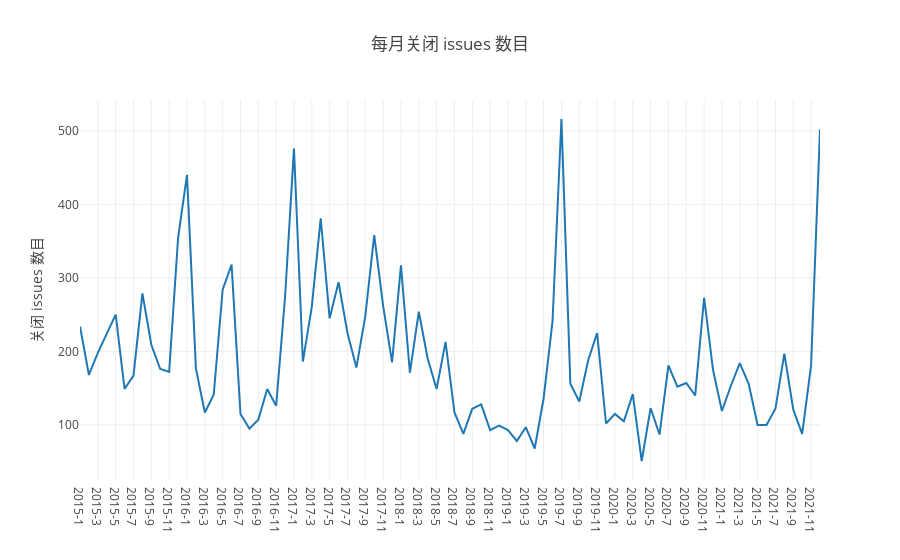

The notebook cell saved with this chart:
### Code cell
// 2.2 每月关闭 Issue 数
query(
    `
    select time, close_issues
    from 
    (select count(issue_id) as close_issues,
    concat(toString(toYear(created_at)),'-',toString(toMonth(created_at))) as time
    from github_log.events
    where repo_id=${my_repo_id} and type = 'IssuesEvent' and action in('closed')
    and toYear(created_at) >=${startYear} and toYear(created_at) <= ${endYear}
    group by toYear(created_at),toMonth(created_at)
    order by toYear(created_at),toMonth(created_at))
    `
    ).then(data => {
    //console.log(data)
    var close_issues = [], time = [], table = [];
    data.forEach(d=>{
     table.push({'时间':d.time, '每月关闭 issues 数':parseInt(d.close_issues)});
            close_issues.push(d.close_issues);
            time.push(d.time)
    }
    )
    console.table(table);
    openDigger.render.plotly([
        {x: time, y: close_issues, mode:'scatter', name:'关闭issues'}, 
    ], {
        title: '每月关闭 issues 数目',
        yaxis: { title: '关闭 issues 数目'},
        xaxis: {type: 'category'}
    });
});

### Figure 1 — Plotly figure (JSON) as saved in the notebook; plotly's stock layout.template omitted (floating-point values rounded to 4 significant figures)
{"data": [{"mode": "scatter", "name": "关闭issues", "x": ["2015-1", "2015-2", "2015-3", "2015-4", "2015-5", "2015-6", "2015-7", "2015-8", "2015-9", "2015-10", "2015-11", "2015-12", "2016-1", "2016-2", "2016-3", "2016-4", "2016-5", "2016-6", "2016-7", "2016-8", "2016-9", "2016-10", "2016-11", "2016-12", "2017-1", "2017-2", "2017-3", "2017-4", "2017-5", "2017-6", "2017-7", "2017-8", "2017-9", "2017-10", "2017-11", "2017-12", "2018-1", "2018-2", "2018-3", "2018-4", "2018-5", "2018-6", "2018-7", "2018-8", "2018-9", "2018-10", "2018-11", "2018-12", "2019-1", "2019-2", "2019-3", "2019-4", "2019-5", "2019-6", "2019-7", "2019-8", "2019-9", "2019-10", "2019-11", "2019-12", "2020-1", "2020-2", "2020-3", "2020-4", "2020-5", "2020-6", "2020-7", "2020-8", "2020-9", "2020-10", "2020-11", "2020-12", "2021-1", "2021-2", "2021-3", "2021-4", "2021-5", "2021-6", "2021-7", "2021-8", "2021-9", "2021-10", "2021-11", "2021-12"], "y": ["234", "168", "198", "223", "250", "149", "167", "279", "209", "176", "172", "354", "440", "177", "117", "141", "284", "318", "115", "95", "107", "149", "126", "274", "476", "186", "261", "381", "245", "294", "225", "178", "248", "358", "262", "185", "317", "171", "254", "190", "149", "213", "117", "88", "122", "128", "93", "99", "93", "78", "97", "68", "136", "241", "516", "156", "132", "188", "225", "102", "115", "105", "142", "51", "123", "87", "181", "152", "157", "140", "273", "175", "119", "153", "184", "156", "100", "100", "122", "197", "121", "88", "181", "502"]}], "layout": {"autosize": true, "title": {"text": "每月关闭 issues 数目"}, "xaxis": {"autorange": true, "range": [0, 83], "type": "category"}, "yaxis": {"autorange": true, "range": [25.17, 541.8], "title": {"text": "关闭 issues 数目"}, "type": "linear"}}}
